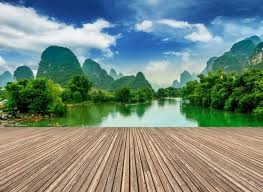
#> input picture images/1.jpeg, 263 x 192 px
$ python generic_filter.py --image ../images/1.jpeg   (older library calls are emulated)
#> lines starting #> are read from the running program, lines starting #| are printed output that depends on the picture
### region_detection/util.py
import cv2
import numpy as np
import matplotlib.pyplot as plt
import matplotlib.image as mpimg

def load_Image(image):
    # load the input image and convert it to grayscale
#> called with image = '../images/1.jpeg'
    gray_image = cv2.imread(image)
#> gray_image is the input picture: shape (192, 263, 3); mean B, G, R 125.4, 137.1, 117.1
    return cv2.cvtColor(gray_image, cv2.COLOR_BGR2GRAY)
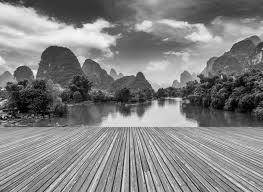
#> returned value: shape (192, 263); min 0, max 249, mean 129.8


# [92 lines left out: functions cleanOutput, get_smallest_kernels, get_medium_kernels, get_44_kernels, not called in this run]


def invert_and_treshold_image(im_in, treashold):
    return cv2.threshold(im_in, treashold, 255, cv2.THRESH_BINARY_INV)


# [44 lines left out: functions invertImage, upscaleImage, visualizePic, not called in this run]

### pixel_diff/generic_filter.py
import argparse

import cv2
import numpy as np
import skimage.measure
from scipy import ndimage
from skimage.transform import rescale
from skimage.color import gray2rgb
from region_detection.util import load_Image


def main(args):
    # img = cv2.imread(args["image"])
    gray_image = load_Image(args["image"])
    cv2.imshow("result", gray_image)
    # gray_image = np.array([[1, 1, 1, 4],
    #               [1, 1, 1, 8],
    #               [1, 1, 1, 5],
    #               [0, 0, 0, 0]], dtype=np.float)

    mask = np.ones((3, 3))
    mask[0:1] = 0
    result = ndimage.generic_filter(gray_image, func, footprint=mask, mode='constant', cval=np.NaN)
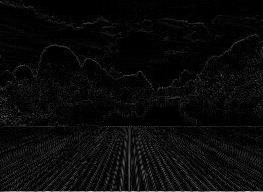
#> result: shape (192, 263); min 0, max 205, mean 10.3
    result_out = (result*(255/np.max(result))*20).astype("uint8")
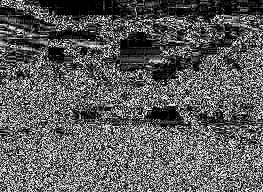
#> result_out: shape (192, 263); min 0, max 255, mean 92.3
    cv2.imshow("result", result_out)

    cv2.waitKey(0)
    cv2.destroyAllWindows()

def func(x):
    x[4] = -x[4]*(5 - np.count_nonzero(np.isnan(x)))
    return np.abs(np.nanmean(x))


def get_train_args():
    ap = argparse.ArgumentParser()
    ap.add_argument("-i", "--image", required=True,
                    help="path to the input image")
    return vars(ap.parse_args())


if __name__ == '__main__':
    main(get_train_args())
